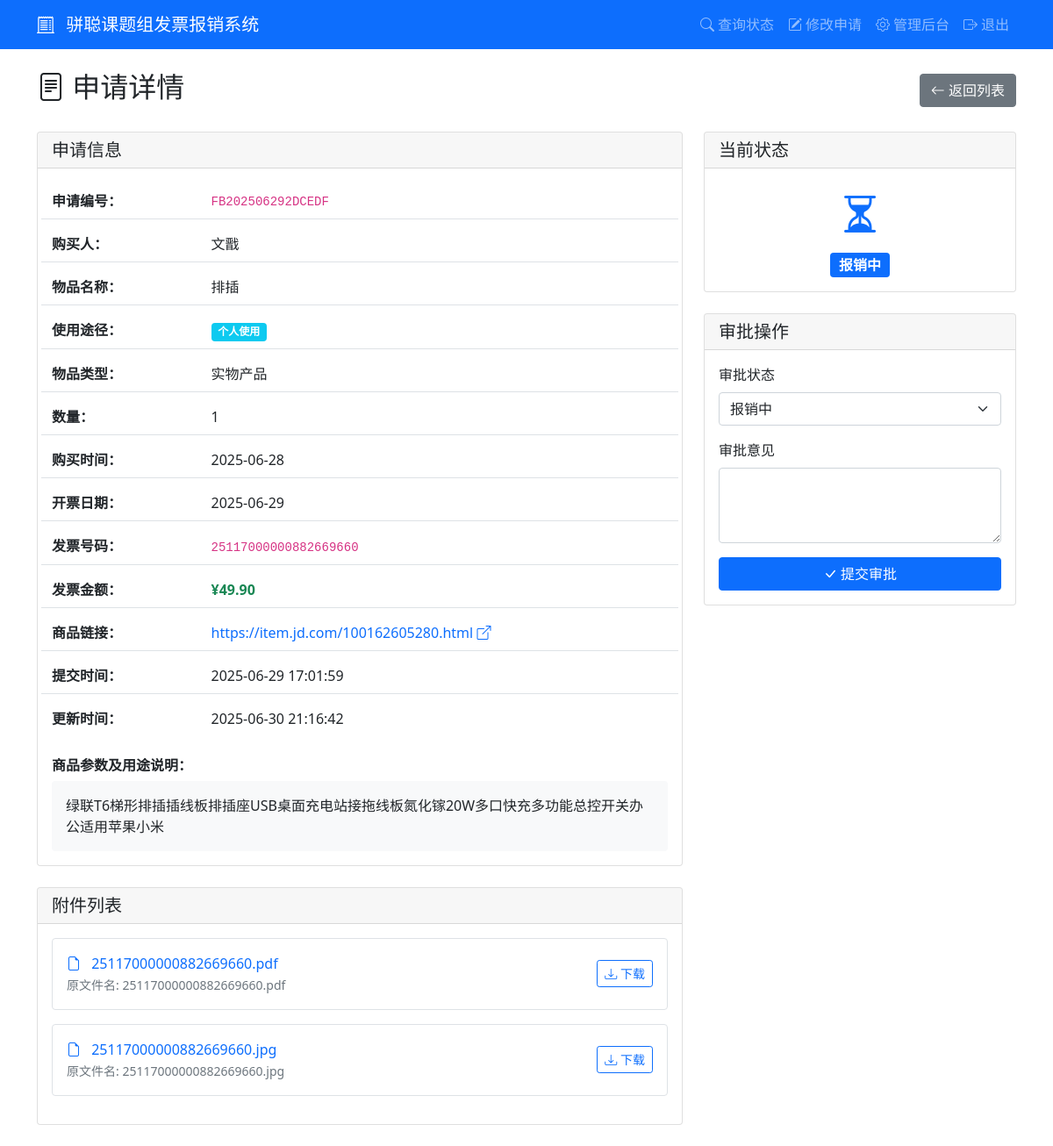
The app's page /admin/application/FB202506292DCEDF (signed in), older data.
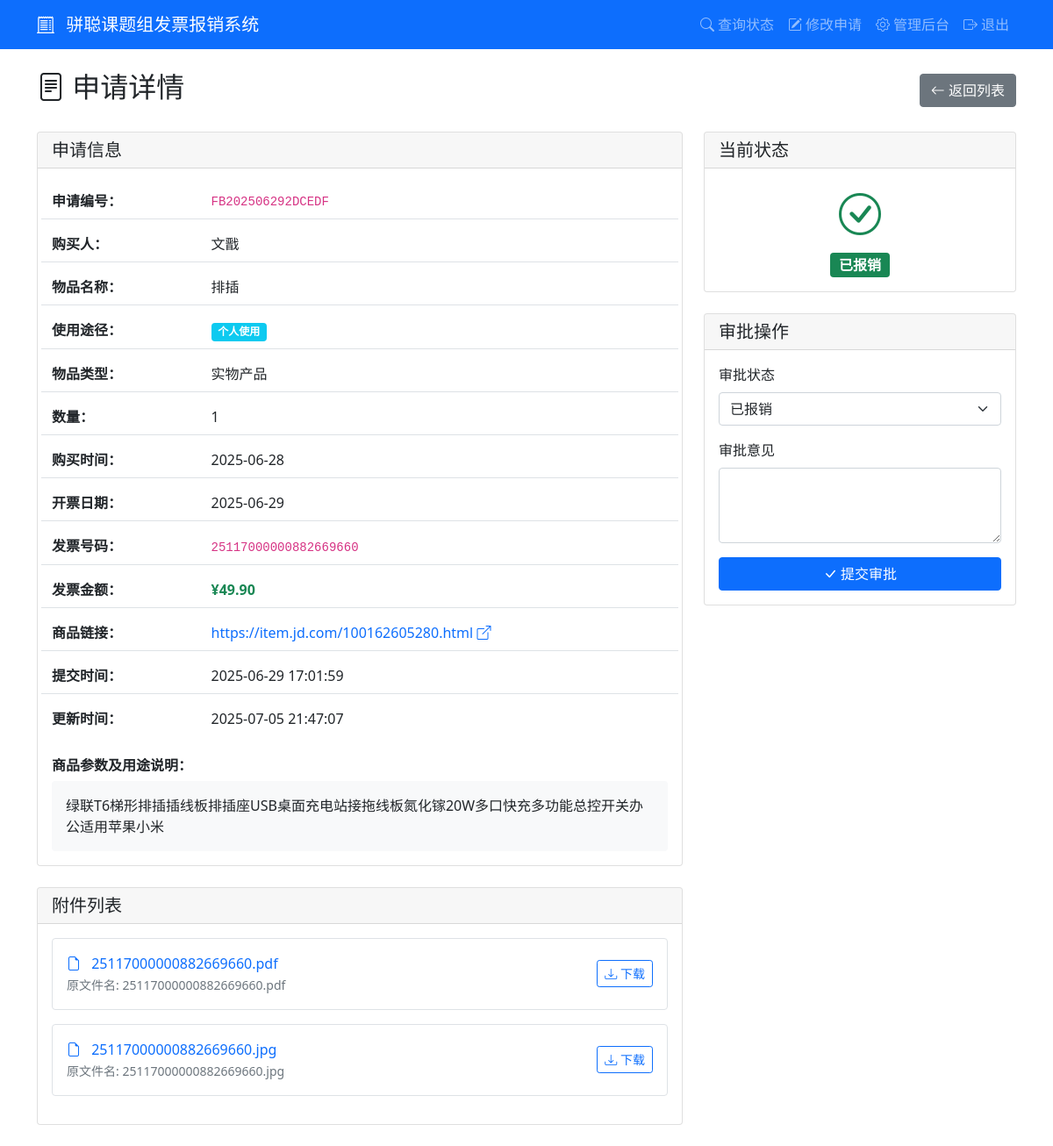
The same page, newer data.
### tables this page shows
CREATE TABLE applications (
            id INTEGER PRIMARY KEY AUTOINCREMENT,
            app_number TEXT UNIQUE NOT NULL,
            purchaser TEXT NOT NULL,
            purchase_details TEXT,
            item_name TEXT NOT NULL,
            product_link TEXT,
            usage_type TEXT NOT NULL,
            item_type TEXT NOT NULL,
            quantity INTEGER NOT NULL,
            purchase_time DATE NOT NULL,
            invoice_number TEXT NOT NULL,
            invoice_amount REAL NOT NULL,
            invoice_date DATE NOT NULL,
            status TEXT DEFAULT '待审批',
            approval_comment TEXT,
            created_at TIMESTAMP DEFAULT CURRENT_TIMESTAMP,
            updated_at TIMESTAMP DEFAULT CURRENT_TIMESTAMP
        );

### app.py (the view)
        def wrapper(*args, **kwargs):
            user = session.get('admin_username', 'anonymous')
            details = f"操作: {operation_type}, 用户: {user}, URL: {request.url}"
            if kwargs.get('app_number'):
                details += f", 申请编号: {kwargs['app_number']}"
            elif kwargs.get('filename'):
                details += f", 文件名: {kwargs['filename']}"
            if request.method == 'POST':
                form_data = {k: '***' if k == 'password' else v for k, v in request.form.items()}
                details += f", 表单数据: {form_data}"
            if request.args:
                details += f", 查询参数: {dict(request.args)}"
            try:
                result = f(*args, **kwargs)
                app.logger.info(f"{details}, 结果: 成功")
                return result
            except Exception as e:
                app.logger.error(f"{details}, 结果: 失败, 错误: {str(e)}", exc_info=True)
                raise

### app.py (called while the page is built)
@app.route('/admin/application/<app_number>')
@log_operation('查看申请详情')
def admin_application_detail(app_number):
    if not session.get('admin_logged_in'):
        flash('请先登录')
        return redirect(url_for('admin_login'))
    with sqlite3.connect('reimbursement.db') as conn:
        c = conn.cursor()
        c.execute('SELECT * FROM applications WHERE app_number = ?', (app_number,))
        application = c.fetchone()
        c.execute('SELECT * FROM attachments WHERE app_number = ?', (app_number,))
        attachments = c.fetchall()
    if not application:
        flash('申请不存在')
        return redirect(url_for('admin_dashboard'))
    return render_template('admin_detail.html', application=application, attachments=attachments)

### templates/admin_detail.html (shortened to what the changed rows need)
{% extends "base.html" %}
{% block content %}
<div class="d-flex justify-content-between align-items-center mb-4">
    <h2><i class="bi bi-file-text"></i> 申请详情</h2>
</div>
<div class="row">
    <div class="col-md-8">
        <div class="card mb-4">
            <div class="card-body">
                <div class="row g-2">
                    <div class="col-12">
                        <div class="row align-items-center py-2 border-bottom">
                            <div class="col-8 col-sm-9">
                                <code>{{ application[1] }}</code>
                            </div>
                        </div>
                    </div>
                    <div class="col-12">
                        <div class="row align-items-center py-2 border-bottom">
                            <div class="col-4 col-sm-3">
                                <strong>购买人：</strong>
                            </div>
                            <div class="col-8 col-sm-9">
                                {{ application[2] }}
                            </div>
                        </div>
                    </div>
                    <div class="col-12">
                        <div class="row align-items-center py-2 border-bottom">
                            <div class="col-4 col-sm-3">
                                <strong>物品名称：</strong>
                            </div>
                            <div class="col-8 col-sm-9">
                                {{ application[4] }}
                            </div>
                        </div>
                    </div>
                    <div class="col-12">
                        <div class="row align-items-center py-2 border-bottom">
                            <div class="col-8 col-sm-9">
                                <span
                                    class="badge bg-{% if application[6] == '个人使用' %}info{% else %}success{% endif %}">
                                    {{ application[6] }}
                                </span>
                            </div>
                        </div>
                    </div>
                    <div class="col-12">
                        <div class="row align-items-center py-2 border-bottom">
                            <div class="col-4 col-sm-3">
                                <strong>物品类型：</strong>
                            </div>
                            <div class="col-8 col-sm-9">
                                {{ application[7] }}
                            </div>
                        </div>
                    </div>
                    <div class="col-12">
                        <div class="row align-items-center py-2 border-bottom">
                            <div class="col-4 col-sm-3">
                                <strong>数量：</strong>
                            </div>
                            <div class="col-8 col-sm-9">
                                {{ application[8] }}
                            </div>
                        </div>
                    </div>
                    <div class="col-12">
                        <div class="row align-items-center py-2 border-bottom">
                            <div class="col-4 col-sm-3">
                                <strong>购买时间：</strong>
                            </div>
                            <div class="col-8 col-sm-9">
                                {{ application[9] }}
                            </div>
                        </div>
                    </div>
                    <div class="col-12">
                        <div class="row align-items-center py-2 border-bottom">
                            <div class="col-4 col-sm-3">
                                <strong>开票日期：</strong>
                            </div>
                            <div class="col-8 col-sm-9">
                                {{ application[12] }}
                            </div>
                        </div>
                    </div>
                    <div class="col-12">
                        <div class="row align-items-center py-2 border-bottom">
                            <div class="col-8 col-sm-9">
                                <code>{{ application[10] }}</code>
                            </div>
                        </div>
                    </div>
                    <div class="col-12">
                        <div class="row align-items-center py-2 border-bottom">
                            <div class="col-8 col-sm-9">
                                <span class="text-success fw-bold">¥{{ "%.2f"|format(application[11]) }}</span>
                            </div>
                        </div>
                    </div>
                    <div class="col-12">
                        <div class="row align-items-center py-2 border-bottom">
                            <div class="col-8 col-sm-9">
                                {% if application[5] %}
                                <a href="{{ application[5] }}" target="_blank" class="text-decoration-none">
                                    {{ application[5] }} <i class="bi bi-box-arrow-up-right"></i>
                                </a>
                                {% else %}
                                <span class="text-muted">未提供</span>
                                {% endif %}
                            </div>
                        </div>
                    </div>
                    <div class="col-12">
                        <div class="row align-items-center py-2 border-bottom">
                            <div class="col-4 col-sm-3">
                                <strong>提交时间：</strong>
                            </div>
                            <div class="col-8 col-sm-9">
                                {{ application[15] }}
                            </div>
                        </div>
                    </div>
                    <div class="col-12">
                        <div class="row align-items-center py-2">
                            <div class="col-4 col-sm-3">
                                <strong>更新时间：</strong>
                            </div>
                            <div class="col-8 col-sm-9">
                                {{ application[16] }}
                            </div>
                        </div>
                    </div>
                </div>
                {% if application[3] %}
                <div class="mt-4">
                    <h6><strong>商品参数及用途说明：</strong></h6>
                    <div class="bg-light p-3 rounded">
                        {{ application[3]|replace('\n', '<br>')|safe }}
                    </div>
                </div>
                {% endif %}
            </div>
        </div>
    </div>
    <div class="col-md-4">
        <div class="card mb-4">
            <div class="card-body text-center">
                {% if application[13] == '待审批' %}
                <i class="bi bi-clock text-warning" style="font-size: 3rem;"></i>
                <div class="mt-2">
                    <span class="badge bg-warning fs-6">{{ application[13] }}</span>
                </div>
                {% elif application[13] == '报销中' %}
                <i class="bi bi-hourglass-split text-primary" style="font-size: 3rem;"></i>
                <div class="mt-2">
                    <span class="badge bg-primary fs-6">{{ application[13] }}</span>
                </div>
                {% elif application[13] == '已报销' %}
                <i class="bi bi-check-circle text-success" style="font-size: 3rem;"></i>
                <div class="mt-2">
                    <span class="badge bg-success fs-6">{{ application[13] }}</span>
                </div>
                {% elif application[13] == '驳回' %}
                <i class="bi bi-x-circle text-danger" style="font-size: 3rem;"></i>
                <div class="mt-2">
                    <span class="badge bg-danger fs-6">{{ application[13] }}</span>
                </div>
                {% endif %}
            </div>
        </div>
        <div class="card">
            <div class="card-body">
                <form action="{{ url_for('approve_application', app_number=application[1]) }}" method="post">
                    <div class="mb-3">
                        <label for="status" class="form-label">审批状态</label>
                        <select class="form-select" id="status" name="status" required>
                            <option value="报销中" {% if application[13]=='报销中' %}selected{% endif %}>报销中</option>
                            <option value="已报销" {% if application[13]=='已报销' %}selected{% endif %}>已报销</option>
                        </select>
                    </div>
                </form>
            </div>
        </div>
    </div>
</div>
{% endblock %}

Row changes from the older to the newer data that the page shows:
changed applications "文戬": updated_at "2025-06-30 21:16:42" → "2025-07-05 21:47:07"; status "报销中" → "已报销"
